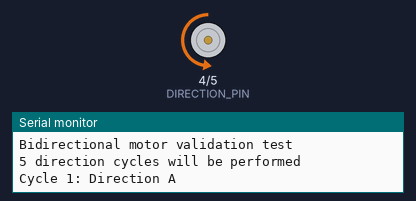
The program below on a simulated Arduino Nano, built with avr-gcc and run on an emulated ATmega328P. Shown: direction and speed pins drawn as motors (green arrow = direction pin HIGH = forward, orange = LOW = backward, longer = more drive), the last lines printed to the serial monitor. At 37.0 s the program stops and its outputs stay as they are.

Above: at 3.0 s.
At 6.5 s:
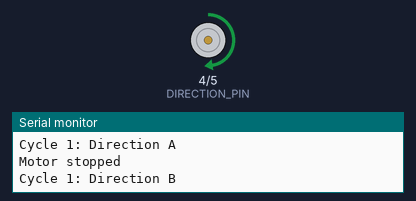
At 8.2 s:
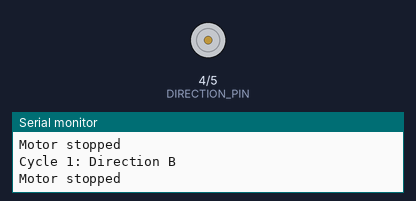
Timing chart, 0 to 11.1 s (numbered marks = the images above):
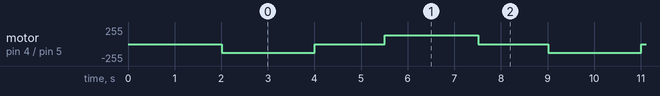

Measured:
- by itself, motor on pin 4 (DIRECTION_PIN) / pin 5 (SPEED_PIN): repeats every 7.0 s: stopped 1.5 s, forward 128/255 2.0 s, stopped 1.5 s, backward 128/255 2.0 s

The program:

main.cpp
```cpp
#include <Arduino.h>

const int SPEED_PIN = 5;      // D5 → EN/IN1
const int DIRECTION_PIN = 4;  // D4 → PH/IN2

const int TEST_SPEED = 128;         // PWM range: 0–255 so 50% PWM
const unsigned long RUN_TIME = 2000;
const unsigned long STOP_TIME = 1500;


// Motor Functions
void stopMotor() {
  analogWrite(SPEED_PIN, 0);
}

void rotateDirectionA() {
  digitalWrite(DIRECTION_PIN, LOW);
  analogWrite(SPEED_PIN, TEST_SPEED);
}

void rotateDirectionB() {
  digitalWrite(DIRECTION_PIN, HIGH);
  analogWrite(SPEED_PIN, TEST_SPEED);
}


void setup() {
  pinMode(SPEED_PIN, OUTPUT);
  pinMode(DIRECTION_PIN, OUTPUT);

  stopMotor();

  Serial.begin(9600);
  Serial.println("Bidirectional motor validation test");
  Serial.println("5 direction cycles will be performed");

  delay(2000);
}


void loop()
{
  static int cycleNumber = 1;
  if (cycleNumber > 5)
  {
    stopMotor();
    Serial.println("Validation test completed.");
    while (true)
    {
      // Test finished
    }
  }

  Serial.print("Cycle ");
  Serial.print(cycleNumber);
  Serial.println(": Direction A");
  rotateDirectionA();
  delay(RUN_TIME);
  stopMotor();
  Serial.println("Motor stopped");
  delay(STOP_TIME);


  Serial.print("Cycle ");
  Serial.print(cycleNumber);
  Serial.println(": Direction B");
  rotateDirectionB();
  delay(RUN_TIME);
  stopMotor();
  Serial.println("Motor stopped");
  delay(STOP_TIME);

  cycleNumber++;
}
```
